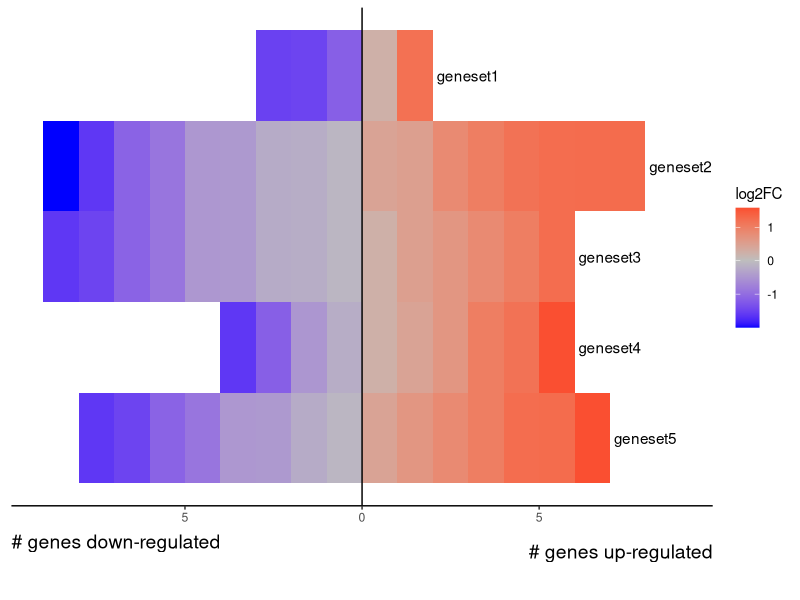

The R source for this figure:
# Load R packages ---------------------------------------------------------

library(tidyverse)
library(cowplot)


# Load data ---------------------------------------------------------------

set.seed(123)

# Simulate list of gene sets
gene.sets <- list(geneset1 = letters[1:5],
                  geneset2 = letters[10:26],
                  geneset3 = sample(letters,15),
                  geneset4 = sample(letters,10),
                  geneset5 = sample(letters,15))

# Simulate log fold change values
fold.change <- data.frame(gene = letters,
                          log2FC = runif(length(letters), min = -2, max = 2))

# Get p-values for each gene set
pvals <- data.frame(gene_set = c("geneset1","geneset2","geneset3","geneset4","geneset5"),
                    gsa_pval = c(0.00001, 0.0001, 0.001, 0.01, 0.1))



# Define plotting function ------------------------------------------------

# Define a function with the following three arguments as input;
# gene.set.list - a named list of the genes in each gene set
# fold.change.results - a data frame with two columns; `genes` and `log2FC`
# pval.results - a data frame with two columns; `gene_set` and `gsa_pval`
# the function returns a plot with the number of genes up/down regulated for
# each result

gsa_plot <- function(gene.set.list = gene.sets,
                     fold.change.results = fold.change,
                     pval.results = pvals){
    
    # Change inputs into a single data frame for plotting
    plot_data <- map_df(.x = 1:5, .f = function(i) expand.grid(unlist(gene.set.list[[i]]), names(gene.set.list)[i])) %>%
        rename(gene = Var1, gene_set = Var2) %>%
        merge(fold.change.results, by="gene") %>%
        merge(pval.results, by="gene_set")
    
    # We need to add four x and y coordinates to plot a rectangle for each gene now
    
    # Each gene set is on a separate row in the plot. Let's make it so that the
    # most significant result is at the top
    plot_data$y1 <- order(unique(plot_data$gsa_pval), decreasing = TRUE)[match(plot_data$gsa_pval, unique(plot_data$gsa_pval))]
    plot_data <- mutate(plot_data, up_down = case_when(log2FC > 0 ~ "up",
                                            TRUE ~ "down")) %>%
        mutate(y2 = y1 + 1) %>%
        group_by(gene_set, up_down) %>%
        arrange(log2FC) %>%
        mutate(x1=row_number() -1) %>%
        mutate(x1=case_when(up_down=="down" ~ -1*rev(x1),
                            TRUE ~ x1)) %>%
        mutate(x2=case_when(up_down=="down" ~ x1 - 1,
                            TRUE ~ x1 + 1)) %>%
        ungroup()
    
    # Pivot to get one column with x values another with y values
    plot_data <- plot_data %>%
        pivot_longer(cols = c(x1,x2),
                     values_to = 'x',
                     names_to = "x.cord")%>%
        pivot_longer(cols = c(y1,y2),
                     values_to = 'y',
                     names_to = "y.cord") %>%
        select(-x.cord, -y.cord)
    
    # Add group id
    plot_data <- plot_data %>%
        mutate(id = str_glue('{gene_set}-{gene}'))
    
    # Change order of y cords to plot rectangles (not bowties)
    plot_data <- plot_data %>%
        group_by(gene_set, gene) %>%
        mutate(y=y[c(2,1,3,4)])
    
    # Get subset for plotting gene set labels
    text.labels <- plot_data %>%
        group_by(gene_set) %>%
        slice_max(order_by = x, n=1) %>%
        slice_max(order_by = y, n=1) %>%
        mutate(y=y-0.5,
               x=x+1) %>%
        select(gene_set,x,y)
        
       # Create plot
    p <- plot_data %>% 
        ggplot(aes(x = x, y = y)) +
        geom_polygon(aes(fill = log2FC, group = id)) +
        theme_classic() +
        scale_fill_gradient2(low = "blue", mid="grey", high = "red", midpoint = 0) +
        geom_vline(xintercept = 0) +
        theme(axis.text.y=element_blank(),
              axis.ticks.y=element_blank(),
              axis.title.y = element_blank(),
              axis.title.x = element_blank(),
              axis.line.y=element_blank()) +
        scale_x_continuous(labels = abs)
    
    # Add the gene set labels
    p <- p + geom_text(data = text.labels, aes(x=x, y=y, label=gene_set))
    
    # Add text beneath the x axis
    p <- add_sub(p, "# genes down-regulated", x = 0, hjust = 0)
    p <- add_sub(p, "# genes up-regulated", x = 1, hjust = 1, vjust = 0, y = 1)
    
    return(ggdraw(p))
    }

gsa_plot()